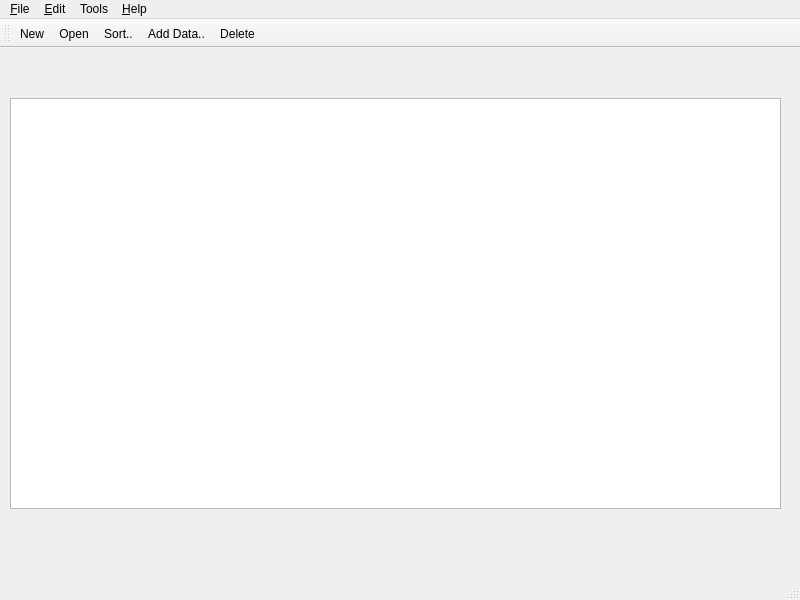
<?xml version="1.0" encoding="UTF-8"?>
<ui version="4.0">
 <class>MainWindow</class>
 <widget class="QMainWindow" name="MainWindow">
  <property name="geometry">
   <rect>
    <x>0</x>
    <y>0</y>
    <width>800</width>
    <height>600</height>
   </rect>
  </property>
  <property name="windowTitle">
   <string>MainWindow</string>
  </property>
  <widget class="QWidget" name="centralwidget">
   <widget class="QTableWidget" name="tableWidget">
    <property name="geometry">
     <rect>
      <x>10</x>
      <y>50</y>
      <width>771</width>
      <height>411</height>
     </rect>
    </property>
    <property name="rowCount">
     <number>0</number>
    </property>
    <property name="columnCount">
     <number>0</number>
    </property>
   </widget>
  </widget>
  <widget class="QMenuBar" name="menubar">
   <property name="geometry">
    <rect>
     <x>0</x>
     <y>0</y>
     <width>800</width>
     <height>26</height>
    </rect>
   </property>
   <widget class="QMenu" name="menuFile">
    <property name="title">
     <string>&amp;File</string>
    </property>
    <addaction name="actionNew"/>
    <addaction name="actionOpen"/>
    <addaction name="separator"/>
    <addaction name="actionExit"/>
   </widget>
   <widget class="QMenu" name="menuEdit">
    <property name="title">
     <string>&amp;Edit</string>
    </property>
    <addaction name="actionAdd_Data"/>
    <addaction name="actionDelete"/>
    <addaction name="actionFind"/>
    <addaction name="actionSort"/>
    <addaction name="actionReload_data"/>
   </widget>
   <widget class="QMenu" name="menuHelp">
    <property name="title">
     <string>&amp;Help</string>
    </property>
    <addaction name="action_About"/>
   </widget>
   <widget class="QMenu" name="menuTools">
    <property name="title">
     <string>Tools</string>
    </property>
    <addaction name="actionCalculator"/>
   </widget>
   <addaction name="menuFile"/>
   <addaction name="menuEdit"/>
   <addaction name="menuTools"/>
   <addaction name="menuHelp"/>
  </widget>
  <widget class="QStatusBar" name="statusbar"/>
  <widget class="QToolBar" name="toolBar">
   <property name="windowTitle">
    <string>toolBar</string>
   </property>
   <attribute name="toolBarArea">
    <enum>TopToolBarArea</enum>
   </attribute>
   <attribute name="toolBarBreak">
    <bool>false</bool>
   </attribute>
   <addaction name="actionNew"/>
   <addaction name="actionOpen"/>
   <addaction name="actionSort"/>
   <addaction name="actionAdd_Data"/>
   <addaction name="actionDelete"/>
  </widget>
  <action name="actionNew">
   <property name="icon">
    <iconset resource="usingMainWindow.qrc">
     <normaloff>:/icons/new.png</normaloff>:/icons/new.png</iconset>
   </property>
   <property name="text">
    <string>&amp;New...</string>
   </property>
   <property name="statusTip">
    <string>Ini untuk new file</string>
   </property>
  </action>
  <action name="actionOpen">
   <property name="icon">
    <iconset resource="usingMainWindow.qrc">
     <normaloff>:/icons/open.png</normaloff>:/icons/open.png</iconset>
   </property>
   <property name="text">
    <string>&amp;Open...</string>
   </property>
   <property name="toolTip">
    <string>Open file</string>
   </property>
   <property name="statusTip">
    <string>Ini adalah menu open file</string>
   </property>
  </action>
  <action name="actionExit">
   <property name="text">
    <string>E&amp;xit</string>
   </property>
  </action>
  <action name="action_About">
   <property name="text">
    <string>&amp;About...</string>
   </property>
  </action>
  <action name="actionCalculator">
   <property name="text">
    <string>Calculator...</string>
   </property>
  </action>
  <action name="actionFind">
   <property name="text">
    <string>Find...</string>
   </property>
  </action>
  <action name="actionSort">
   <property name="icon">
    <iconset resource="usingMainWindow.qrc">
     <normaloff>:/icons/YouTubeMusic.ico</normaloff>:/icons/YouTubeMusic.ico</iconset>
   </property>
   <property name="text">
    <string>Sort..</string>
   </property>
  </action>
  <action name="actionAdd_Data">
   <property name="icon">
    <iconset resource="usingMainWindow.qrc">
     <normaloff>:/icons/copy.png</normaloff>:/icons/copy.png</iconset>
   </property>
   <property name="text">
    <string>Add Data..</string>
   </property>
  </action>
  <action name="actionDelete">
   <property name="icon">
    <iconset resource="usingMainWindow.qrc">
     <normaloff>:/icons/cut.png</normaloff>:/icons/cut.png</iconset>
   </property>
   <property name="text">
    <string>Delete</string>
   </property>
  </action>
  <action name="actionReload_data">
   <property name="text">
    <string>Reload data...</string>
   </property>
  </action>
 </widget>
 <resources>
  <include location="usingMainWindow.qrc"/>
 </resources>
 <connections/>
</ui>
